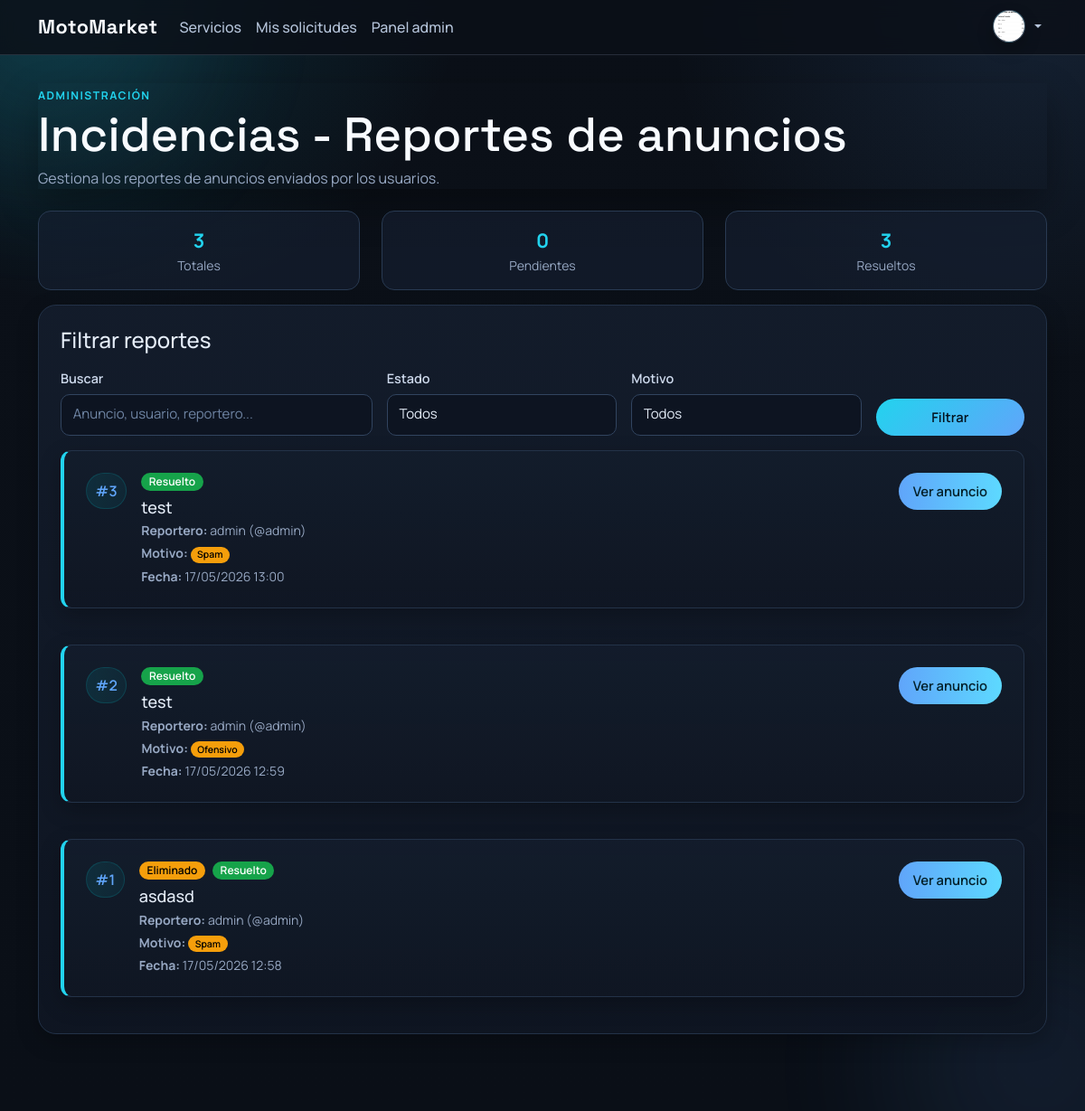
/usuarios/panel/incidencias-anuncios/ (signed in), run on the app's committed database.
### users/models.py (models this page shows, shortened)
class User(AbstractUser):
	class Role(models.TextChoices):
		CUSTOMER = 'customer', 'Cliente'
		PROFESSIONAL = 'professional', 'Profesional'
		ADMIN = 'admin', 'Administrador'
	email = models.EmailField(unique=True)
	role = models.CharField(max_length=20, choices=Role.choices, default=Role.CUSTOMER)
	must_change_password = models.BooleanField(default=False)
	@property
	def es_profesional(self):
		return self.role == self.Role.PROFESSIONAL
	@property
	def is_admin_account(self):
		return self.role == self.Role.ADMIN or self.is_superuser
	@property
	def es_admin(self):
		return self.is_admin_account

class Profile(models.Model):
	user = models.OneToOneField(settings.AUTH_USER_MODEL, on_delete=models.CASCADE, related_name='profile')
	phone = models.CharField(max_length=30, blank=True)
	city = models.CharField(max_length=120, blank=True)
	address = models.CharField(max_length=255, blank=True)
	bio = models.TextField(blank=True)
	avatar = models.ImageField(upload_to='avatars/', blank=True, null=True)
	avatar_url = models.URLField(blank=True)
	created_at = models.DateTimeField(auto_now_add=True)
	updated_at = models.DateTimeField(auto_now=True)

### services/models.py (models this page shows, shortened)
class ServiceReport(models.Model):
	REASON_CHOICES = [
		('inappropriate', 'Contenido inapropiado'),
		('spam', 'Spam'),
		('offensive', 'Ofensivo'),
		('fraud', 'Fraude'),
		('other', 'Otro'),
	]
	service = models.ForeignKey(Service, on_delete=models.CASCADE, related_name='reports')
	reporter = models.ForeignKey(settings.AUTH_USER_MODEL, on_delete=models.CASCADE, related_name='service_reports')
	reason = models.CharField(max_length=20, choices=REASON_CHOICES)
	description = models.TextField(blank=True, default='')
	created_at = models.DateTimeField(auto_now_add=True)
	is_resolved = models.BooleanField(default=False)
	resolved_at = models.DateTimeField(null=True, blank=True)
	class Meta:
		ordering = ['-created_at']

class Service(models.Model):
	professional = models.ForeignKey(
		settings.AUTH_USER_MODEL,
		on_delete=models.CASCADE,
		related_name='services',
	)
	category = models.ForeignKey(Category, on_delete=models.PROTECT, related_name='services')
	listing_type = models.CharField(max_length=80, default='Servicio')
	title = models.CharField(max_length=160)
	slug = models.SlugField(max_length=180, unique=True)
	image = models.ImageField(
		upload_to='services/',
		blank=True,
		null=True,
		validators=[FileExtensionValidator(['png', 'jpg', 'jpeg', 'webp'])],
	)
	description = models.TextField()
	city = models.CharField(max_length=120)
	location_place_id = models.CharField(max_length=255, blank=True)
	address = models.CharField(max_length=255, blank=True, default='')
	price_from = models.DecimalField(max_digits=10, decimal_places=2)
	cilindrada = models.PositiveIntegerField(null=True, blank=True)
	kilometros = models.PositiveIntegerField(null=True, blank=True)
	year = models.PositiveSmallIntegerField(null=True, blank=True)
	latitude = models.DecimalField(max_digits=9, decimal_places=6, null=True, blank=True)
	longitude = models.DecimalField(max_digits=9, decimal_places=6, null=True, blank=True)
	is_active = models.BooleanField(default=True)
	created_at = models.DateTimeField(auto_now_add=True)
	updated_at = models.DateTimeField(auto_now=True)
	class Meta:
		ordering = ['-created_at']

### users/views.py (the view, shortened to what this page needs)
# urls.py: path('panel/incidencias-anuncios/', views.admin_service_reports, name='admin_service_reports'),
@login_required
def admin_service_reports(request):
    if not can_access_admin_panel(request.user):
        messages.error(request, 'No tienes permisos para acceder al panel de administración.')
        return redirect('services:service_list')
    reports = ServiceReport.objects.select_related('service', 'reporter', 'service__professional').order_by('-created_at')
    search_query = (request.GET.get('q') or '').strip()
    status_filter = (request.GET.get('status') or '').strip()
    reason_filter = (request.GET.get('reason') or '').strip()
    if status_filter == 'resolved':
        reports = reports.filter(is_resolved=True)
    elif status_filter == 'pending':
        reports = reports.filter(is_resolved=False)
    if reason_filter:
        reports = reports.filter(reason=reason_filter)
    context = {
        'reports': reports,
        'search_query': search_query,
        'status_filter': status_filter,
        'reason_filter': reason_filter,
        'pending_reports': ServiceReport.objects.filter(is_resolved=False).count(),
        'resolved_reports': ServiceReport.objects.filter(is_resolved=True).count(),
        'total_reports': ServiceReport.objects.count(),
        'reason_choices': ServiceReport.REASON_CHOICES,
    }
    return render(request, 'users/admin_service_reports.html', context)

### users/views.py (called while the page is built)
def can_access_admin_panel(user):
    return user.is_authenticated and user.is_admin_account

### templates/users/admin_service_reports.html (shortened to what this page needs)
{% extends 'base.html' %}
{% block content %}
<div class="page-hero">
  <div>
    <span class="eyebrow">Administración</span>
    <h1 class="display-title">Incidencias - Reportes de anuncios</h1>
    <p class="section-lead">Gestiona los reportes de anuncios enviados por los usuarios.</p>
  </div>
</div>
<div class="row mb-3">
  <div class="col-12 col-md-4 mb-2 mb-md-0">
    <div class="kpi-box p-3 w-100 text-center">
      <strong>{{ total_reports }}</strong>
      <div class="small text-muted">Totales</div>
    </div>
  </div>
  <div class="col-12 col-md-4 mb-2 mb-md-0">
    <div class="kpi-box p-3 w-100 text-center">
      <strong>{{ pending_reports }}</strong>
      <div class="small text-muted">Pendientes</div>
    </div>
  </div>
  <div class="col-12 col-md-4">
    <div class="kpi-box p-3 w-100 text-center">
      <strong>{{ resolved_reports }}</strong>
      <div class="small text-muted">Resueltos</div>
    </div>
  </div>
</div>
<div class="card-glass p-4 mb-4">
  <h2 class="h4 mb-3">Filtrar reportes</h2>
  <form method="get" class="row g-3 align-items-end mb-3">
    <div class="col-md-4">
      <label class="form-label" for="q">Buscar</label>
      <input type="text" id="q" name="q" class="form-control" value="{{ search_query }}" placeholder="Anuncio, usuario, reportero...">
    </div>
    <div class="col-md-3">
      <label class="form-label" for="status">Estado</label>
      <select id="status" name="status" class="form-select">
        <option value="" {% if not status_filter %}selected{% endif %}>Todos</option>
      </select>
    </div>
    <div class="col-md-3">
      <label class="form-label" for="reason">Motivo</label>
      <select id="reason" name="reason" class="form-select">
        <option value="" {% if not reason_filter %}selected{% endif %}>Todos</option>
      </select>
    </div>
    <div class="col-md-2 d-grid">
      <button class="btn btn-primary" type="submit">Filtrar</button>
    </div>
  </form>
  <div class="list-reports">
    {% for report in reports %}
      {% include 'users/_report_item.html' with report=report object_type='service' %}
    {% empty %}
    <div class="card-glass p-5 text-center">
      <p class="text-muted mb-0">No hay reportes.</p>
    </div>
    {% endfor %}
  </div>
</div>
{% endblock %}

### templates/base.html (shortened to what this page needs)
{% load static %}
<!doctype html>
<html lang="es">
  <head>
    <link href="https://cdn.jsdelivr.net/npm/bootstrap@5.3.3/dist/css/bootstrap.min.css" rel="stylesheet">
    <link rel="stylesheet" href="{% static 'css/styles.css' %}?v=36">
  </head>
  <body class="app-shell">
    <div class="ambient ambient-1"></div>
    <div class="ambient ambient-2"></div>
    <nav class="navbar navbar-expand-lg navbar-dark site-nav">
      <div class="container">
        <a class="navbar-brand brand-mark" href="{% url 'services:service_list' %}">MotoMarket</a>
        <div class="collapse navbar-collapse" id="mainNav">
          <ul class="navbar-nav me-auto mb-2 mb-lg-0">
            <li class="nav-item"><a class="nav-link" href="{% url 'services:service_list' %}">Servicios</a></li>
            {% if user.is_authenticated %}
            <li class="nav-item"><a class="nav-link" href="{% url 'requests_app:request_history' %}">Mis solicitudes</a></li>
            {% endif %}
            {% if user.is_authenticated and user.es_admin %}
            <li class="nav-item"><a class="nav-link" href="{% url 'users:admin_dashboard' %}">Panel admin</a></li>
            {% endif %}
          </ul>
          <ul class="navbar-nav ms-auto">
            {% if user.is_authenticated %}
            <li class="nav-item dropdown dropdown-hover user-menu">
              <a class="nav-link dropdown-toggle user-avatar-toggle" href="#" role="button" data-bs-toggle="dropdown" aria-expanded="false">
                <span class="avatar-circle avatar-circle--sm user-avatar">
                  {% if user.profile.avatar %}
                  <img src="{{ user.profile.avatar.url }}" alt="Avatar de {{ user.get_full_name|default:user.username }}">
                  {% elif user.profile.avatar_url %}
                  <img src="{{ user.profile.avatar_url }}" alt="Avatar de {{ user.get_full_name|default:user.username }}">
                  {% else %}
                  <span>{{ user.username|slice:":1"|upper }}</span>
                  {% endif %}
                </span>
              </a>
            </li>
            {% else %}
            <li class="nav-item"><a class="nav-link" href="{% url 'users:register' %}">Registro</a></li>
            <li class="nav-item"><a class="nav-link" href="{% url 'login' %}">Entrar</a></li>
            {% endif %}
          </ul>
        </div>
      </div>
    </nav>
    <main class="container page-wrap">
      {% block content %}{% endblock %}
    </main>
  </body>
</html>

### templates/users/_report_item.html (shortened to what this page needs)
<article class="report-item card-glass mb-3 p-4">
  <div class="d-flex align-items-start gap-3">
    <div class="report-index text-center flex-shrink-0">
      <div class="index-circle">#{{ report.pk }}</div>
    </div>
    <div class="flex-grow-1">
      <div class="mb-2 d-flex align-items-center gap-2">
        {% if object_type == 'service' %}
          {% if report.service.is_active == False %}
          <span class="badge text-bg-warning">Eliminado</span>
          {% endif %}
        {% else %}
          {% if report.review.is_deleted %}
          <span class="badge text-bg-warning">Eliminado</span>
          {% endif %}
        {% endif %}
        {% if report.is_resolved %}
        <span class="badge text-bg-success">Resuelto</span>
        {% else %}
        <span class="badge text-bg-danger">Pendiente</span>
        {% endif %}
      </div>
      <h3 class="h5 mb-1 report-title">
        {% if object_type == 'service' %}
          {{ report.service.title|default:'Sin título' }}
        {% else %}
          {{ report.review.title|default:'Sin título' }}
        {% endif %}
      </h3>
      <p class="text-muted small mb-1">
        <strong>Reportero:</strong> {{ report.reporter.get_full_name|default:report.reporter.username }} (@{{ report.reporter.username }})
      </p>
      <p class="text-muted small mb-1">
        <strong>Motivo:</strong> <span class="badge text-bg-warning">{{ report.get_reason_display }}</span>
      </p>
      <p class="text-muted small mb-0">
        <strong>Fecha:</strong> {{ report.created_at|date:"d/m/Y H:i" }}
      </p>
    </div>
    <div class="report-actions flex-shrink-0 ms-auto">
      {% if object_type == 'service' %}
      <a class="btn btn-report" href="{% url 'services:service_detail' report.service.pk %}">Ver anuncio</a>
      {% else %}
      <button class="btn btn-report" type="button" data-bs-toggle="modal" data-bs-target="#reportModal{{ report.pk }}">Ver reporte</button>
      {% endif %}
    </div>
  </div>
</article>

### data on the page
User: profile.avatar (picture)
ServiceReport: pk "3", is_resolved "Resuelto", service "test", reporter.get_full_name "admin", reporter.username "admin", reason "Spam", created_at "17/05/2026 13:00"
ServiceReport: pk "2", is_resolved "Resuelto", service "test", reporter.get_full_name "admin", reporter.username "admin", reason "Ofensivo", created_at "17/05/2026 12:59"
ServiceReport: pk "1", shows "Eliminado", is_resolved "Resuelto", service "asdasd", reporter.get_full_name "admin", reporter.username "admin", reason "Spam", created_at "17/05/2026 12:58"

### other printed values
{{ total_reports }} "3"
{{ pending_reports }} "0"
{{ resolved_reports }} "3"
